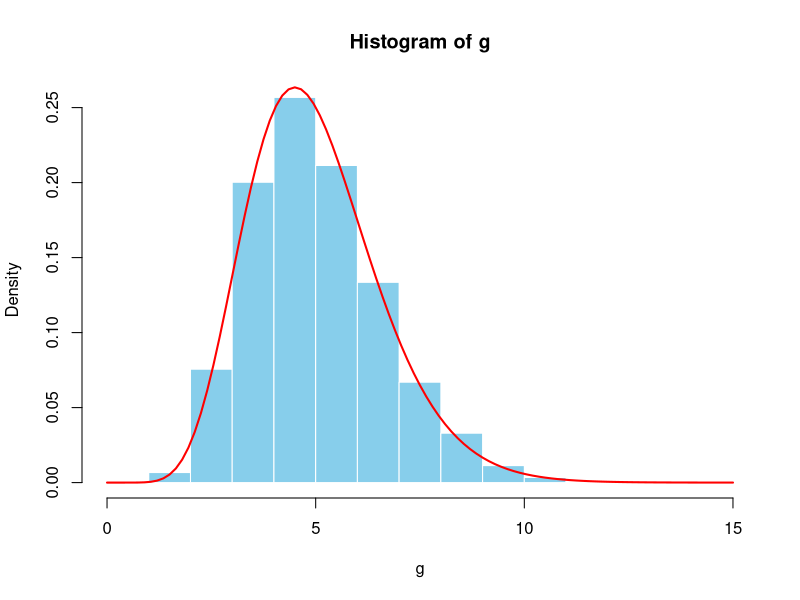
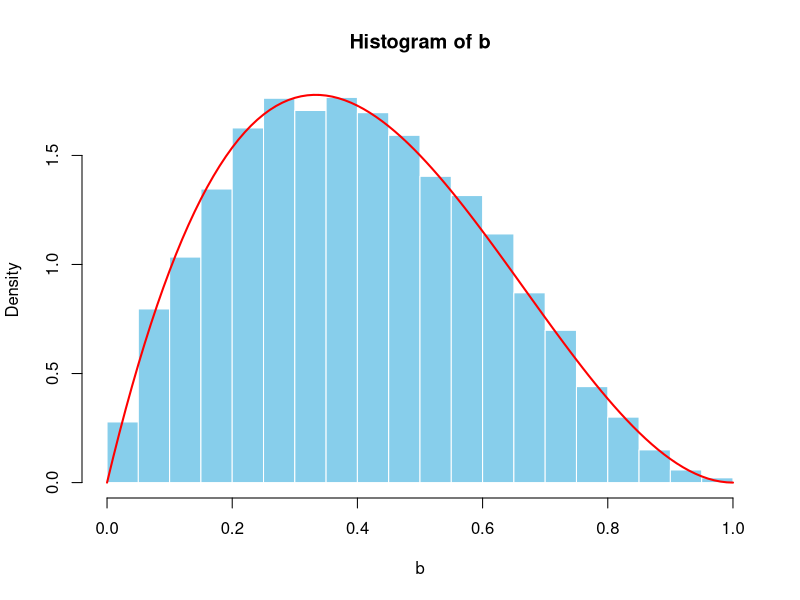

Source code (R) for these figures, in order:
##############################
# Lecture 1 Notes            #
##############################

# Use rexp() to generate the $Gamma(\alpha = 10, \beta = 1/2)$ distribution.

n <- 10000
g <- numeric(n)

for(i in 1:n){
  # if scale = 1/2 then rate = 2
  g[i] <- sum(rexp(10, rate = 2))
}

hist(g, prob = TRUE, col = "skyblue", border = "white")
curve(dgamma(x, shape = 10, scale = 1/2), add = TRUE, col = "red", lwd = 2)

# Use rexp() to generate the $Beta(\alpha = 2, \beta = 3)$ distribution.

n <- 10000
b <- numeric(n)

for(i in 1:n){
  u <- sum(rexp(2, rate = 1))
  v <- sum(rexp(3, rate = 1))
  b[i] <- u/(u+v)
}

hist(b, prob = TRUE, col = "skyblue", border = "white")
curve(dbeta(x, shape1 = 2, shape2 = 3), add = TRUE, col = "red", lwd = 2)

